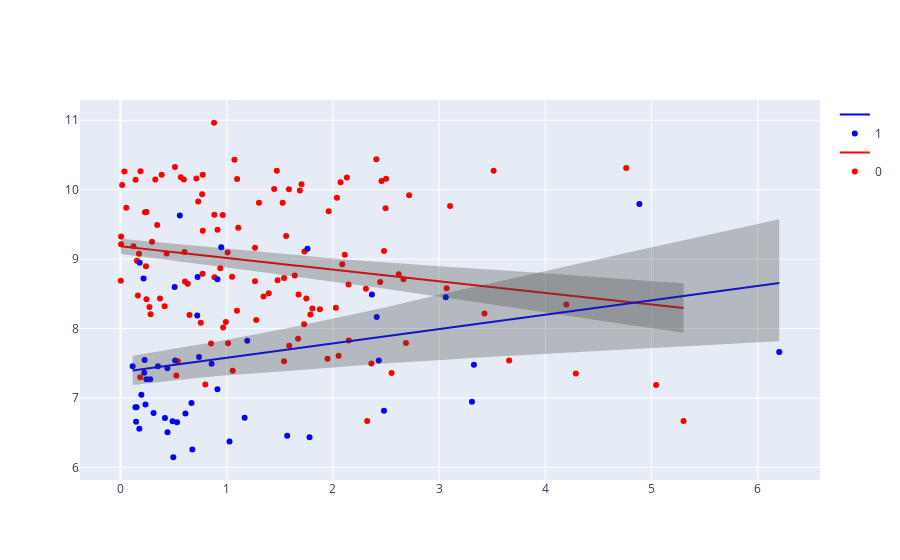

Notebook source saved alongside this figure:
### Code cell
# 90% CI mean

fig = go.Figure()
for e in ['0', '1']:
    dat = predictions.loc[(predictions.cont_africa == float(e))]
    dat = dat.sort_values('rugged')
    current_color = {'0':'red', '1':'blue'}[e]

    fig.add_traces([
        go.Scatter(
            name=e,
            x=dat['rugged'],
            y=dat['true_gdp'],
            mode='markers',
            line=dict(color= current_color),
        ),
        go.Scatter(
            name='',
            x=dat['rugged'],
            y=dat['mu_mean'],
            mode='lines',
            line=dict(color= current_color),
        ),
        go.Scatter(
            name='Upper Bound',
            x=dat['rugged'],
            y=dat['mu_perc_95'],
            mode='lines',
            marker=dict(color="#444"),
            line=dict(width=0),
            showlegend=False
        ),
        go.Scatter(
            name='Lower Bound',
            x=dat['rugged'],
            y=dat['mu_perc_5'],
            marker=dict(color="#444"),
            line=dict(width=0),
            mode='lines',
            fillcolor='rgba(68, 68, 68, 0.3)',
            fill='tonexty',
            showlegend=False
        )
    ])

fig.show()
